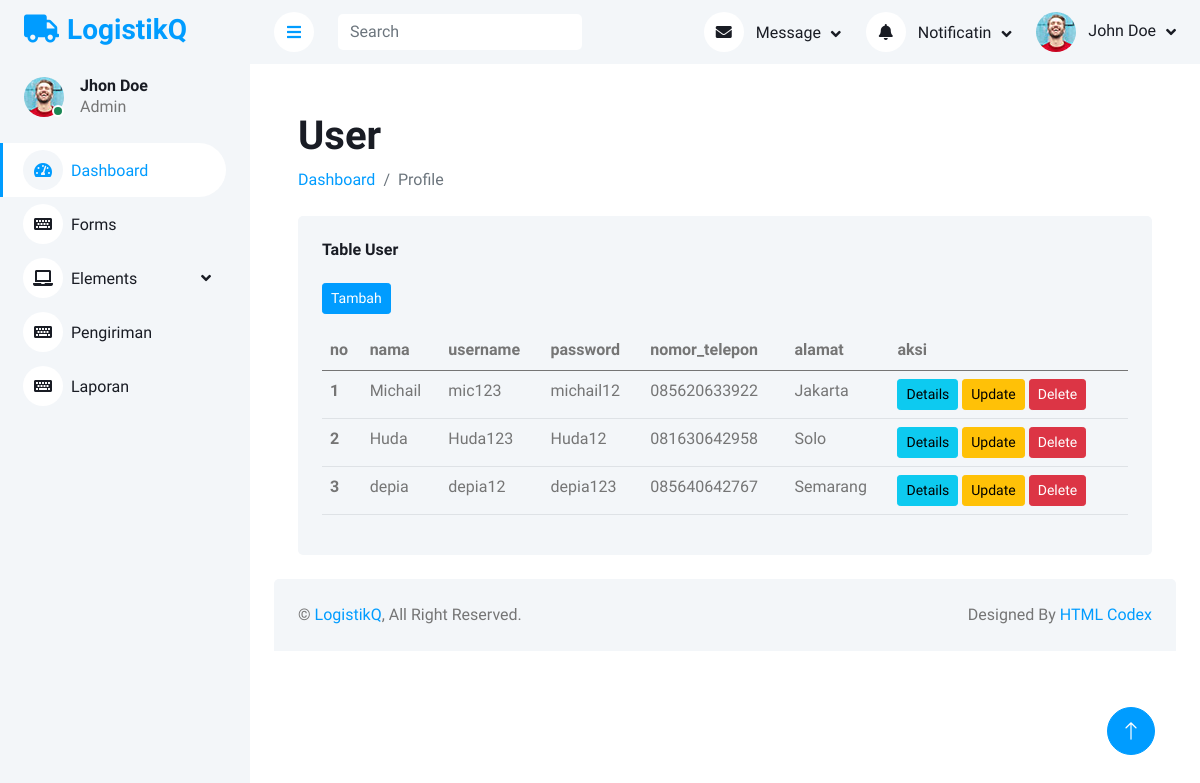
Before: /LogistikQ/index.php?url=Pages/user/dtUser with the older database file.
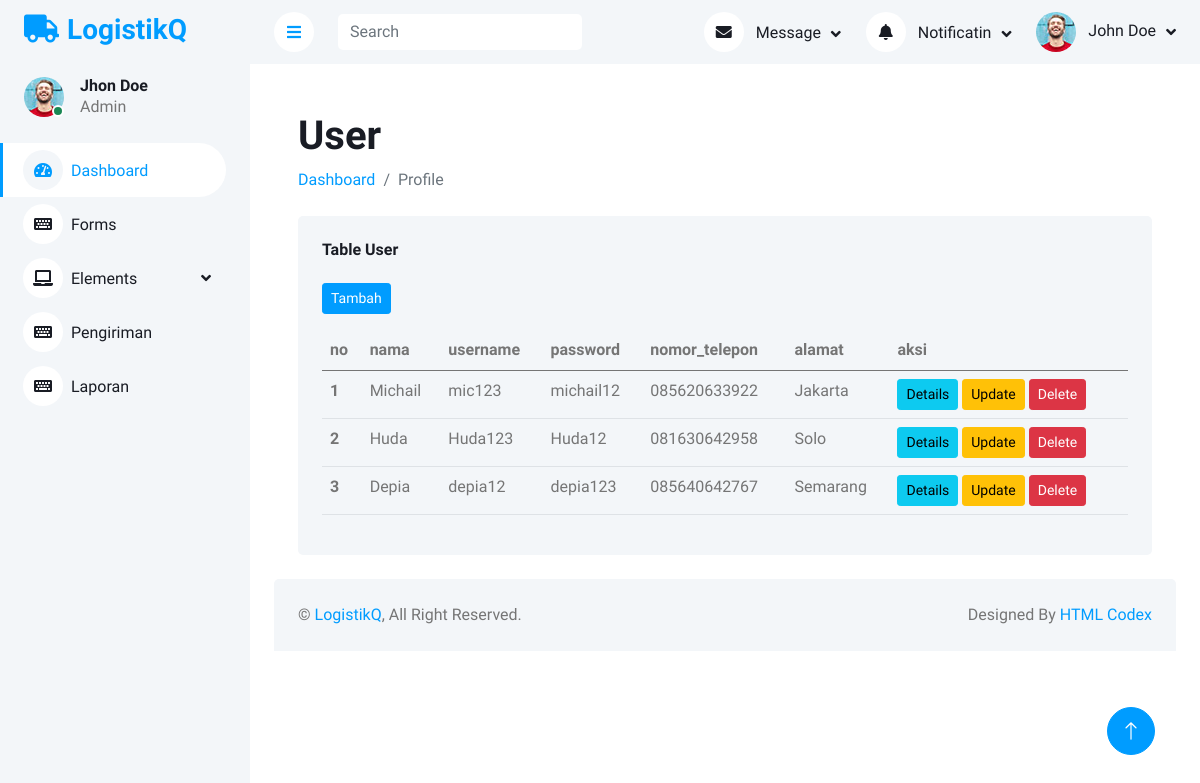
After: the same page with the newer database file.
### tables this page shows
CREATE TABLE `user` (
  `id` int(11) NOT NULL,
  `nama` varchar(75) NOT NULL,
  `username` varchar(45) NOT NULL,
  `password` varchar(225) NOT NULL,
  `nomor_telepon` varchar(16) NOT NULL,
  `alamat` varchar(45) NOT NULL
);

### LogistikQ/models/user.php (called while the page is built, shortened)
<?php
class user
{
    private $koneksi;
    public function __construct()
    {
        global $dbh;
        $this->koneksi = $dbh;
    }
    public function dataUser()
    {
        $sql = "SELECT * FROM user";
        $ps = $this->koneksi->prepare($sql);
        $ps->execute();
        $rs = $ps->fetchALL();
        return $rs;
    }
}
?>

### LogistikQ/Pages/user/dtUser.php (the view, shortened to what this page needs)
<?php
$model =  new user();
$data_user = $model->dataUser();
?>
<div class="container-fluid pt-4 px-4">
    <h1 class="mt-4">User</h1>
    <ol class="breadcrumb mb-4">
        <li class="breadcrumb-item"><a href="Pages/user/index.php?url=dashboard">Dashboard</a></li>
        <li class="breadcrumb-item active">Profile</li>
    </ol>
    <div class="row g-4">
        <div class="col-12">
            <div class="bg-light rounded h-100 p-4">
                <h6 class="mb-4">Table User</h6>
                <a href="index.php?url=Pages/user/user_form">
                <button class="btn btn-sm btn-primary mb-3">Tambah</button></a>
                <div class="table-responsive">
                    <table id="datapegawai" class="table">
                        <thead>
                            <tr>
                                <th class="text-bold" scope="col">no</th>
                                <th class="text-bold" scope="col">nama</th>
                                <th class="text-bold" scope="col">username</th>
                                <th class="text-bold" scope="col">password</th>
                                <th class="text-bold" scope="col">nomor_telepon</th>
                                <th class="text-bold" scope="col">alamat</th>
                                <th class="text-bold" scope="col">aksi</th>
                            </tr>
                        </thead>
                        <tbody>
                            <?php $id = 1; ?>
                            <?php foreach ($data_user as $row) : ?>
                                <tr>
                                    <th scope="row"><?= $id; ?></th>
                                    <td><?= $row['nama']; ?></td>
                                    <td><?= $row['username']; ?></td>
                                    <td><?= $row['password']; ?></td>
                                    <td><?= $row['nomor_telepon']; ?></td>
                                    <td><?= $row['alamat']; ?></td>
                                    <td>
                                        <form action="Pages/user/user_controller.php" method="POST">
                                            <a href="index.php?url=Pages/user/detail_user&id=<?= $row['id'] ?>">
                                                <button type="button" class="btn btn-info btn-sm">Details</button>
                                            </a>
                                            <a href="index.php?url=Pages/user/user_form&idedit=<?= $row['id'] ?>">
                                                <button type="button"  class="btn btn-warning btn-sm">Update</button>
                                            </a>
                                            <button type="submit" class="btn btn-danger btn-sm" name="proses" value="hapus"
                                            onclick="return confirm('Apakah anda yakin ingin menghapusnya?')">Delete</button>
                                        </form>
                                    </td>
                                </tr>
                                <?php $id++; ?>
                            <?php endforeach; ?>
                        </tbody>
                    </table>
                </div>
            </div>
        </div>
    </div>
</div>

Changed rows visible on the page:
changed user "depia12": nama "depia" → "Depia"
